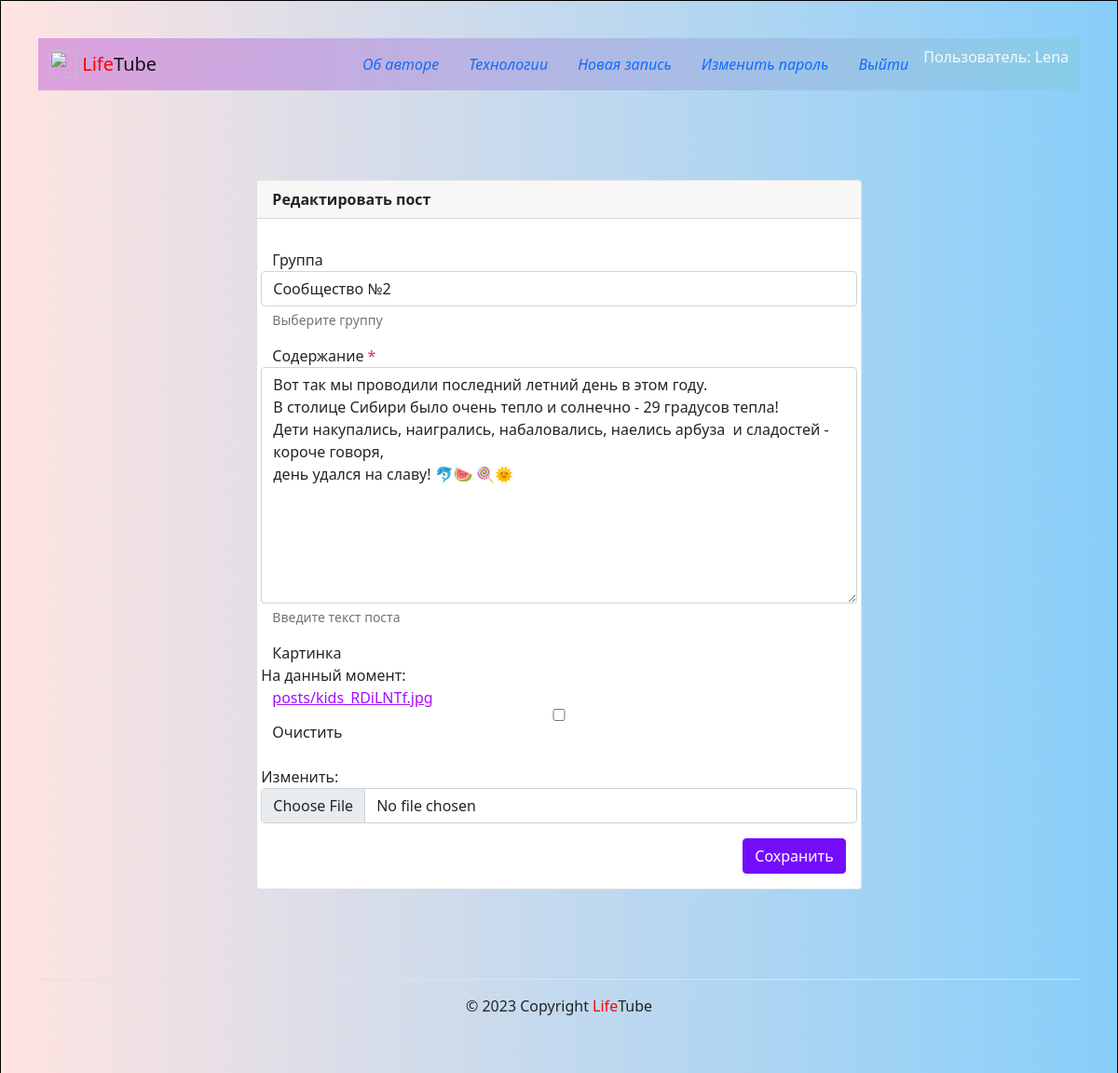
Page /posts/46/edit/ (signed in) on the committed database.
### posts/models.py (models this page shows, shortened)
class Post(models.Model):
    text = models.TextField(
        verbose_name='Содержание',
        help_text='Введите текст поста',
    )
    pub_date = models.DateTimeField(
        auto_now_add=True,
        verbose_name='Дата публикации',
    )
    author = models.ForeignKey(
        User,
        on_delete=models.CASCADE,
        related_name='posts',
        verbose_name='Автор',
        help_text='Выберите автора',
    )
    group = models.ForeignKey(
        Group,
        blank=True,
        null=True,
        on_delete=models.SET_NULL,
        related_name='posts',
        verbose_name='Группа',
        help_text='Выберите группу',
    )
    image = models.ImageField(
        'Картинка',
        upload_to='posts/',
        blank=True
    )
    class Meta:
        ordering = ('-pub_date',)
        verbose_name = 'Публикация'
        verbose_name_plural = 'Публикации'

### posts/views.py (the view)
# urls.py: path('posts/<int:post_id>/edit/', views.post_edit, name='post_edit'),
@login_required
def post_edit(request, post_id):
    template = 'posts/create_post.html'
    post = get_object_or_404(Post, pk=post_id)
    if request.user != post.author:
        return redirect('posts:post_detail', post_id)
    form = PostForm(
        request.POST or None,
        instance=post,
        files=request.FILES or None,
    )
    if form.is_valid():
        post = form.save(commit=False)
        post.author = request.user
        post.save()
        return redirect('posts:post_detail', post_id)
    return render(request, template, {
        'post': post,
        'form': form,
        'is_edit': True,
    })

### posts/forms.py
class PostForm(forms.ModelForm):
    class Meta:
        model = Post
        fields = ('group', 'text', 'image')

### core/context_processors/year.py (called while the page is built)
def year(request):
    current_year = dt.datetime.now().year
    return {'year': current_year}

### core/templatetags/user_filters.py (called while the page is built)
@register.filter
def addclass(field, css):
    return field.as_widget(attrs={'class': css})

### posts/models.py (called while the page is built)
    def __str__(self):
        return self.title

### templates/posts/create_post.html (shortened to what this page needs)
{% extends 'base.html' %}
{% block content %}
<div class="container py-5">
  <div class="row justify-content-center">
    <div class="col-md-8 p-5">
      <div class="card">
        <div class="card-header">
          {% if is_edit %}
          <b>Редактировать пост</b>
          {% else %}
          <b>Новый пост</b>
          {% endif %}
        </div>
        <div class="card-body">
          {% load user_filters %}
          <form method="post" enctype="multipart/form-data">
            {% for field in form %}
            {% include "includes/form_cycle.html" %}
          {% endfor %}
           <div class="d-flex justify-content-end">
             <button type="submit" class="btn btn-primary">
               {% if is_edit %}
                 Сохранить
               {% else %}
                 Добавить
               {% endif %}
             </button>
           </div>
          </form>
        </div>
      </div>
    </div>
  </div>
</div>
{%endblock%}

### templates/includes/header.html (shortened to what this page needs)
<header>
{% load static %}
{% with request.resolver_match.view_name as view_name %}
  <nav class="navbar navbar-light" style="background: linear-gradient(to right, #DDA0DD, #87CEEB">
    <div class="container">
      <a class="navbar-brand" href="{% url 'posts:index' %}">
        <img src="{% static 'img/logo.png' %}" width="30" height="30" class="d-inline-block align-top" alt="">
        <span style="color:red">Life</span>Tube
      </a>
      <ul class="nav nav-pills">
        <li class="nav-item">
          <a class="nav-link {% if view_name  == 'about:author' %}active{% endif %}"
             href="{% url 'about:author' %}"><i>Об авторе</i></a>
        </li>
        <li class="nav-item">
          <a class="nav-link {% if view_name  == 'about:tech' %}active{% endif %}"
             href="{% url 'about:tech' %}"><i>Технологии</i></a>
        </li>
        {% if user.is_authenticated %}
        <li class="nav-item">
          <a class="nav-link {% if view_name  == 'posts:post_create' %}active{% endif %}"
          href="{% url 'posts:post_create' %}"><i>Новая запись</i></a>
        </li>
        <li class="nav-item">
          <a class="nav-link  {% if view_name  == 'users:password_change' %}active{% endif %}"
          href="{% url 'users:password_change' %}"><i>Изменить пароль</i></a>
        </li>
        <li class="nav-item">
          <a class="nav-link {% if view_name  == 'users:logout' %}active{% endif %}"
          href="{% url 'users:logout' %}"><i>Выйти</i></a>
        </li>
        <li>
          <p class="text-light">Пользователь: {{ user.username }}</p>
        </li>
        {% endif %}
      </ul>
    </div>
  </nav>
{% endwith %}
</header>

### templates/includes/form_cycle.html
{% load user_filters %}
<div class="form-group row my-3">
  <label for="{{ field.id_for_label }}">
    {{ field.label }}
      {% if field.field.required %}
        <span class="required text-danger">*</span>
      {% endif %}
  </label>
  {{ field|addclass:'form-control' }}
  {% if field.help_text %}
  <small
    id="{{ field.id_for_label }}-help"
    class="form-text text-muted">
    {{ field.help_text|safe }}
  </small>
  {% endif %}
</div>

### templates/base.html (style rules this page uses)
body { background: linear-gradient(to left, #87CEFA, #FFE4E1); padding: 40px; border: 1px solid #000; }

### rows in the picture
Post: form "Сообщество №2" "Вот так мы проводили последний летний день в этом году. В столице Сибири было очень тепло и солнечно - 29 градусов тепла! Дети накупались, наигрались, набаловались, наелись арбуза и сладостей - короче говоря, день удался на славу! 🐬🍉 🍭🌞"

### other values in the picture
{{ user.username }} "Lena"
{{ field.label }} "Группа" "Содержание" "Картинка"
{{ field.help_text|safe }} "Выберите группу" "Введите текст поста"
